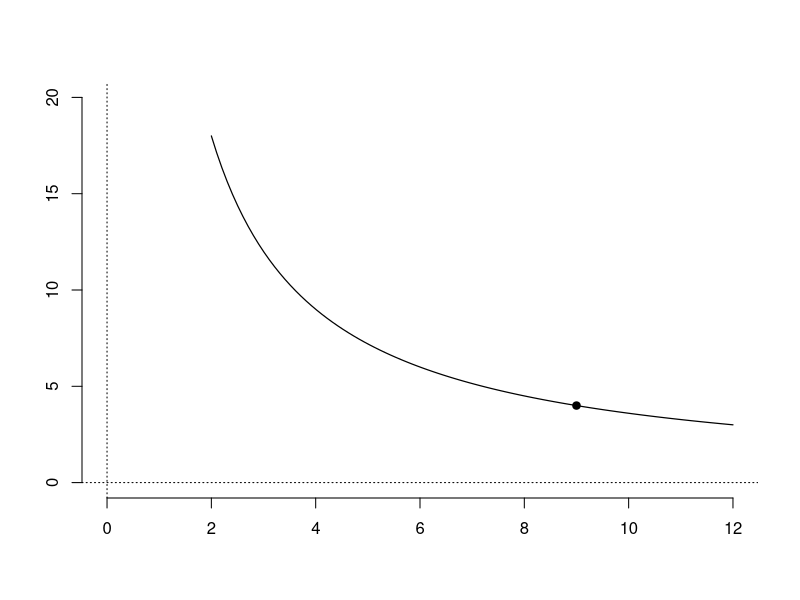

Write the R code that produced this figure.
setwd("C:/Users/18904/Github/junior-mathematics/codes")
if(!dir.exists("../figures"))dir.create("../figures")

# week141-1: I=36/R hyperbola
draw1=function(){
  x=seq(2,12,len=100)
  plot(x,36/x,type="l",lwd=1.2,col=1,xlim=c(0,12),ylim=c(0,20),axes=FALSE,xlab="",ylab="")
  abline(h=0,v=0,lty=3);axis(1);axis(2);points(9,4,pch=19)
}
cairo_pdf("../figures/week141-1.pdf",width=4,height=4,family="sans");draw1();dev.off()
svglite::svglite("../figures/week141-1.svg",width=4,height=4);draw1();dev.off()
